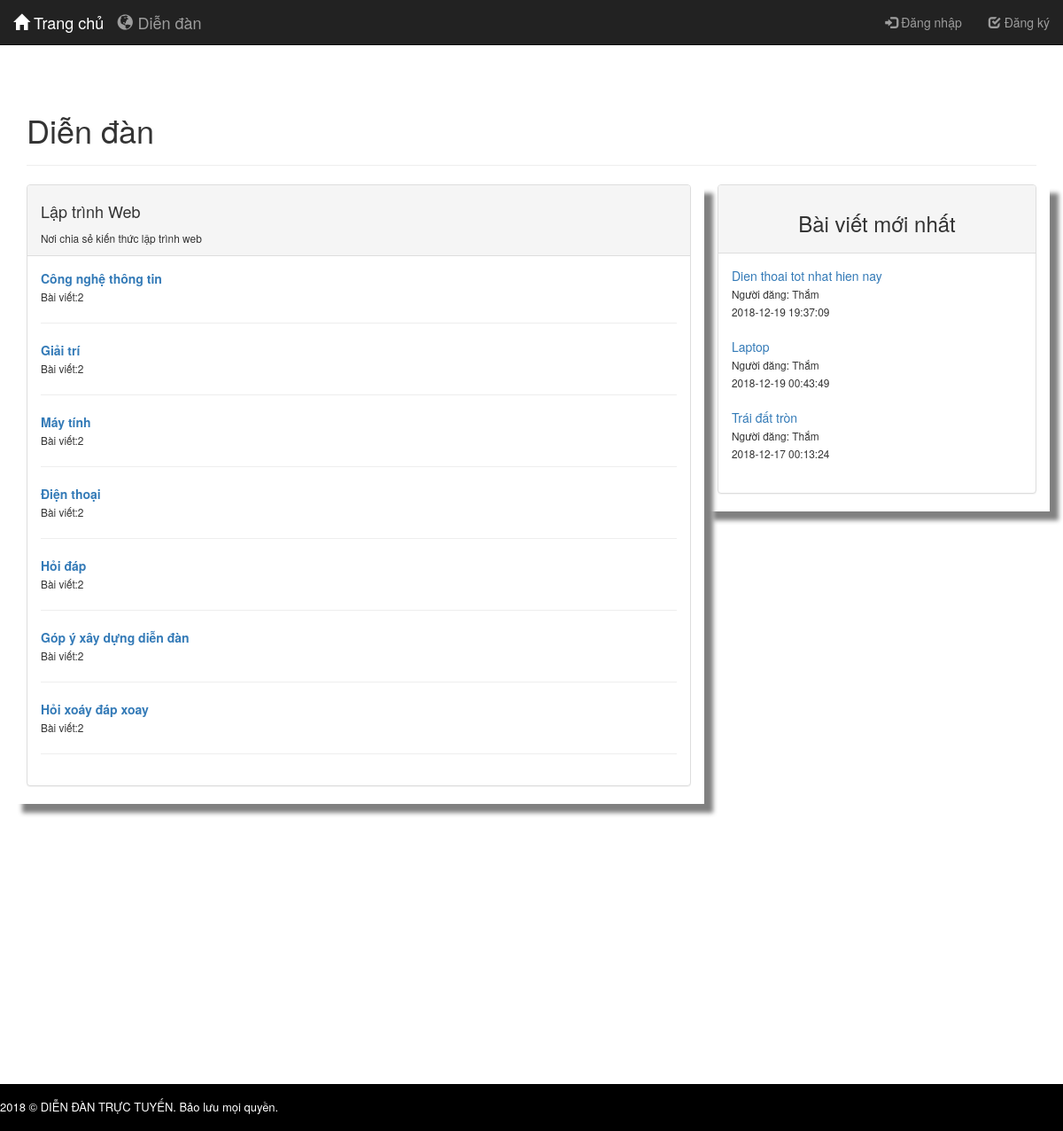
The app's page /Sources/officialforum/index.php, older data.
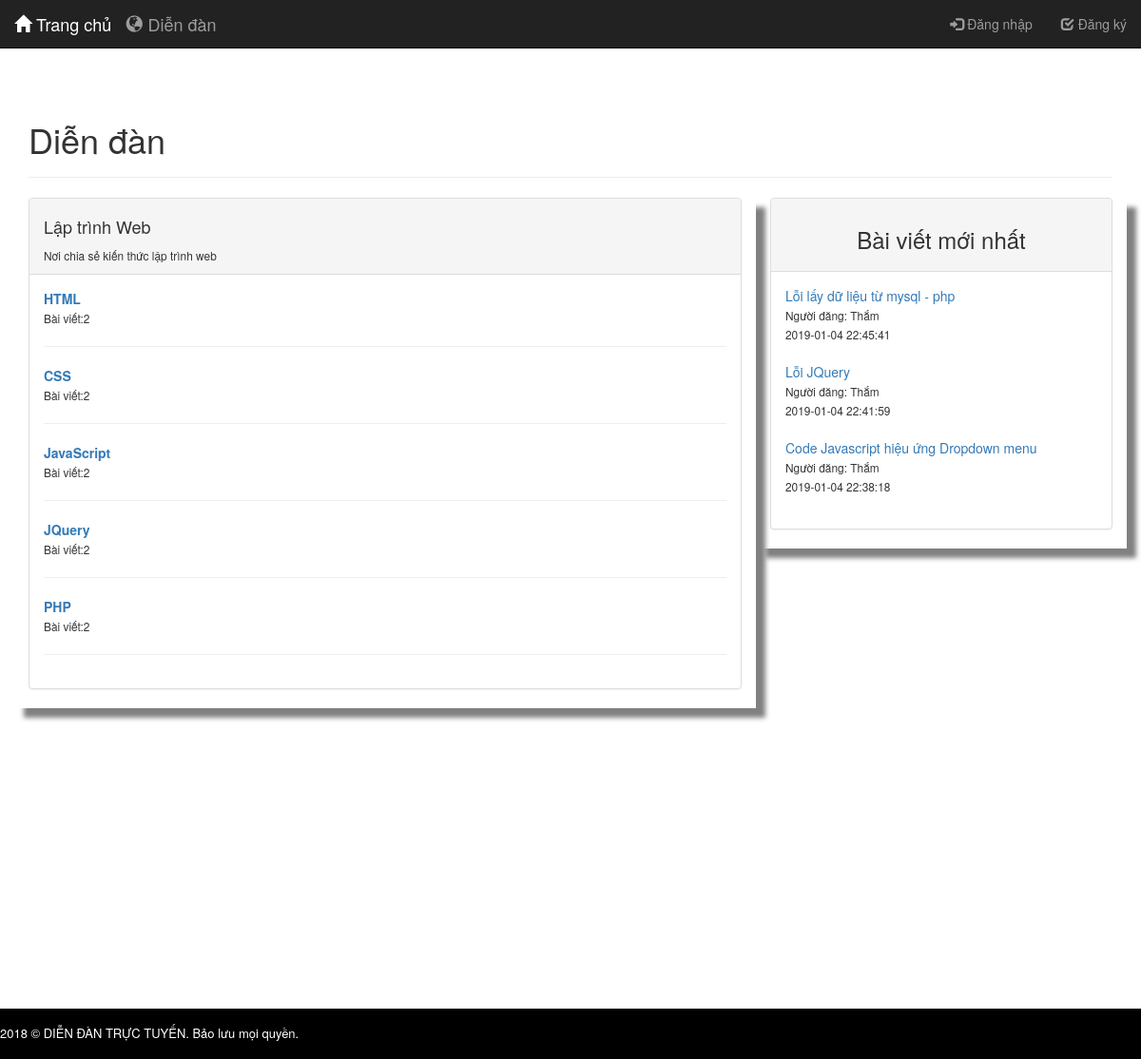
The same page, newer data.
### tables this page shows
CREATE TABLE `categories` (
  `category_id` int(11) NOT NULL,
  `category_name` varchar(50) NOT NULL
);

CREATE TABLE `posts` (
  `post_id` int(11) NOT NULL,
  `id` int(11) NOT NULL,
  `category_id` int(11) NOT NULL,
  `post_title` text NOT NULL,
  `post_content` text NOT NULL,
  `post_created` datetime NOT NULL,
  `post_modified` timestamp NOT NULL DEFAULT CURRENT_TIMESTAMP ON UPDATE CURRENT_TIMESTAMP,
  `post_image` varchar(300) DEFAULT NULL
);

### Sources/officialforum/controllers/forum_controller.php (called while the page is built, shortened)
<?php
	require_once 'models/category.php';
	require_once 'models/post.php';
	class ForumController extends BaseController
	{
	  	public function forum(){
	  		$category = Category::readCategories();
	  		$readNewPosts = Post::readNewPosts();
	  		$data = array('category' => $category,
	  		 	'readNewPosts' => $readNewPosts);
			$this->render('forum',$data);
	  	}
	}
 ?>

### Sources/officialforum/routes.php (called while the page is built, shortened)
<?php
	$controller = new $klass;
	$controller->$action();
 ?>

### Sources/officialforum/index.php (called while the page is built, shortened)
<?php
	require_once('routes.php');
 ?>

### Sources/officialforum/models/category.php (called while the page is built, shortened)
<?php
class Category
{
	public static function readCategories(){
   		$database = new Database();
		$db = $database->getConnection();
		$list = [];
   		$query = "SELECT * FROM categories";
    	$stmt = $db->prepare( $query );
    	$stmt->execute();
    	foreach ($stmt->fetchAll() as $category) {
      		$array = array($category['category_id'], $category['category_name']);
      		$list[] = $array;
    	}
    	return $list;
    }
}
 ?>

### Sources/officialforum/models/post.php (called while the page is built, shortened)
<?php
class Post
{
    public static function readNewPosts(){
    	$database = new Database();
		$db = $database->getConnection();
		$list = [];
		$query = "SELECT * FROM posts ORDER BY post_created DESC LIMIT 3";
		$stmt = $db->prepare($query);
		$stmt->execute();
		foreach ($stmt->fetchAll() as $readNewPosts) {
			$array = array($readNewPosts['post_id'],$readNewPosts['post_title'],$readNewPosts['post_content'],$readNewPosts['post_image'],$readNewPosts['post_created'] );
			$list[] = $array;
		}
		return $list;
    }
}
 ?>

### Sources/officialforum/views/forum/forum.php (the view, shortened to what this page needs)
<div class="row">
	<div class="col-sm-12">
	</div>
</div>
<div class="row">
	<div class="col-sm-8 shad">
		<div class="panel panel-default">
		  	<div class="panel-heading">
		  		<h4>Lập trình Web</h4>
		  		<small>Nơi chia sẻ kiến thức lập trình web</small>
		  	</div>
		  	<div class="panel-body">
		  		<?php
					foreach ($category as $cate) {
						$category_id = $cate[0];
						$category_name = $cate[1];
						echo '<a href="index.php?controller=forum&action=pageTitle&id='.$category_id.'"><strong>'.$category_name.'</strong></a><br><small>Bài viết:2</small><hr>';
					}
				?>
		  	</div>
		</div>
	</div>
	<div class="col-sm-4 shad">
			<div class="panel panel-default">
				<div class="panel-heading" style="text-align: center;"><h3>Bài viết mới nhất</h3></div>
				<div class="panel-body">
					<?php foreach ($readNewPosts as $NewPosts) {
						$newPostsID = $NewPosts[0];
						$newPostsTitle = $NewPosts[1];
						$newPostsCreated = $NewPosts[4];
					 ?>
					<div>
						<a href="index.php?controller=forum&action=postContent&id=<?php echo $newPostsID ?>"><?php echo $newPostsTitle; ?></a><br>
						<small>Người đăng: Thắm</small><br>
						<small><?php echo $newPostsCreated; ?></small>
					</div>
					<br>
					<?php } ?>
				</div>
			</div>
	</div>
</div>

Row changes from the older to the newer data that the page shows:
removed categories: category_name "Điện thoại"
removed categories: category_name "Hỏi đáp"
removed categories: category_name "Góp ý xây dựng diễn đàn"
removed categories: category_name "Hỏi xoáy đáp xoay"
removed posts: post_title "Dien thoai tot nhat hien nay", post_created "2018-12-19 19:37:09"
removed posts: post_title "Laptop", post_created "2018-12-19 00:43:49"
removed posts: post_title "Trái đất tròn", post_created "2018-12-17 00:13:24"
added categories: category_name "HTML"
added categories: category_name "CSS"
changed categories: category_name "Công nghệ thông tin" → "JavaScript"
changed categories: category_name "Giải trí" → "JQuery"
changed categories: category_name "Máy tính" → "PHP"
added posts: post_title "Lỗi lấy dữ liệu từ mysql - php", post_created "2019-01-04 22:45:41"
added posts: post_title "Lỗi JQuery", post_created "2019-01-04 22:41:59"
added posts: post_title "Code Javascript hiệu ứng Dropdown menu", post_created "2019-01-04 22:38:18"
